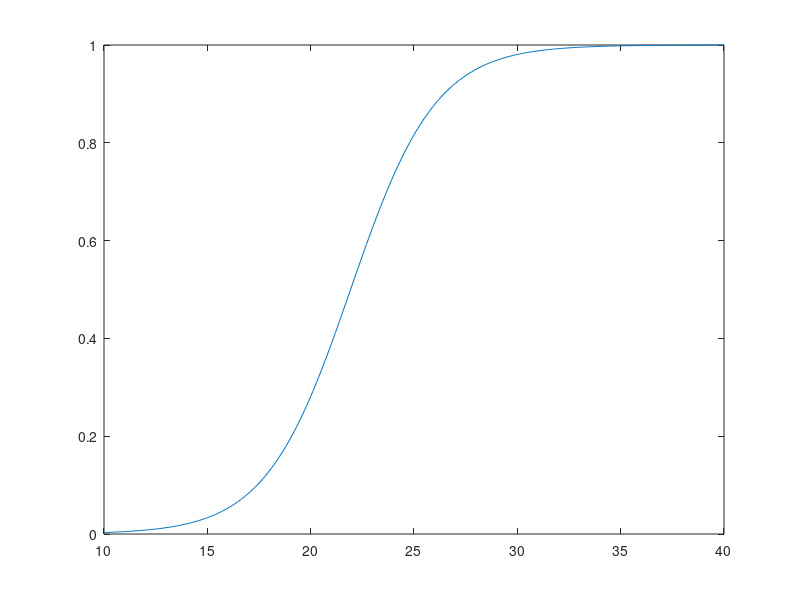

Here is the MATLAB script that generated this plot:
clear all; close all; clc;
%DATOS
edad=[22,23,21,28,29,18,33,34,29,20,21,23]; 
hijos=[0,1,1,2,2,0,1,1,1,2,0,0];
%Vector de valores logicos, 1 si tiene hijo, 0 si no tiene hijo
prob=hijos>0;
%cambiando los valores, segun el ejemplo
Prob(prob)=0.99;                      
Prob(~prob)=0.01;
%Ensamble de matriz 
A=[ones(length(edad),1),edad'];  
b=log(Prob./(1-Prob))';  
%Resuelve el sistema Ax=b
x=A\b; 
%Nombrando los escalares
beta0 = x(1);
beta1 = x(2);
%Vector para poder graficar
edades = 10:0.1:40;
%Funcion original del Ejmplo 
%Forma 1
f = @(x,beta0,beta1) 1./(exp(-beta0-beta1*x)+1);
%Graficando
plot(edades,f(edades,beta0,beta1));
%probabilidad de que una persona de 22 tenga algun hijo
f(22,beta0,beta1)

